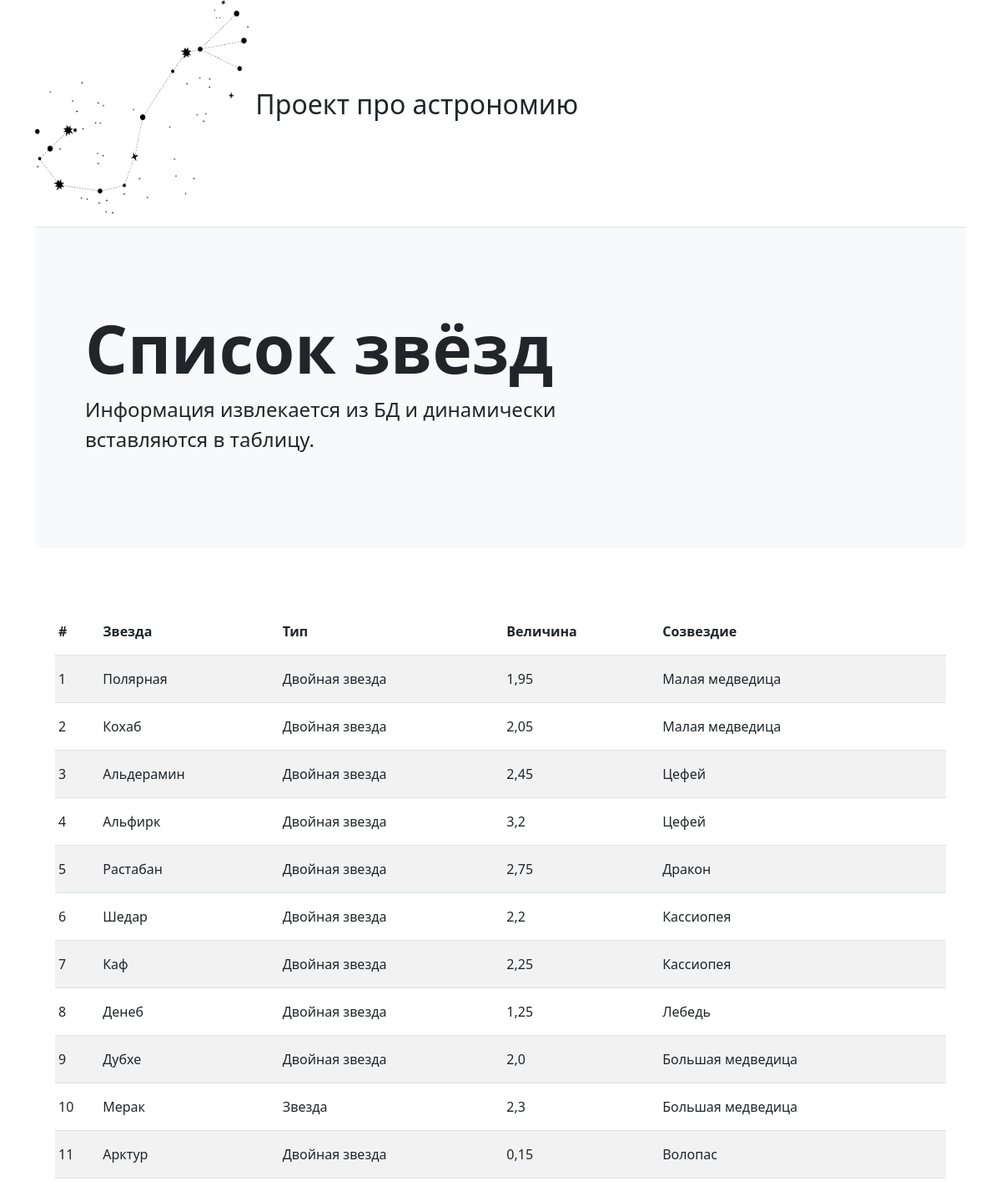
/terms-list, run on an earlier commit of the app's database.
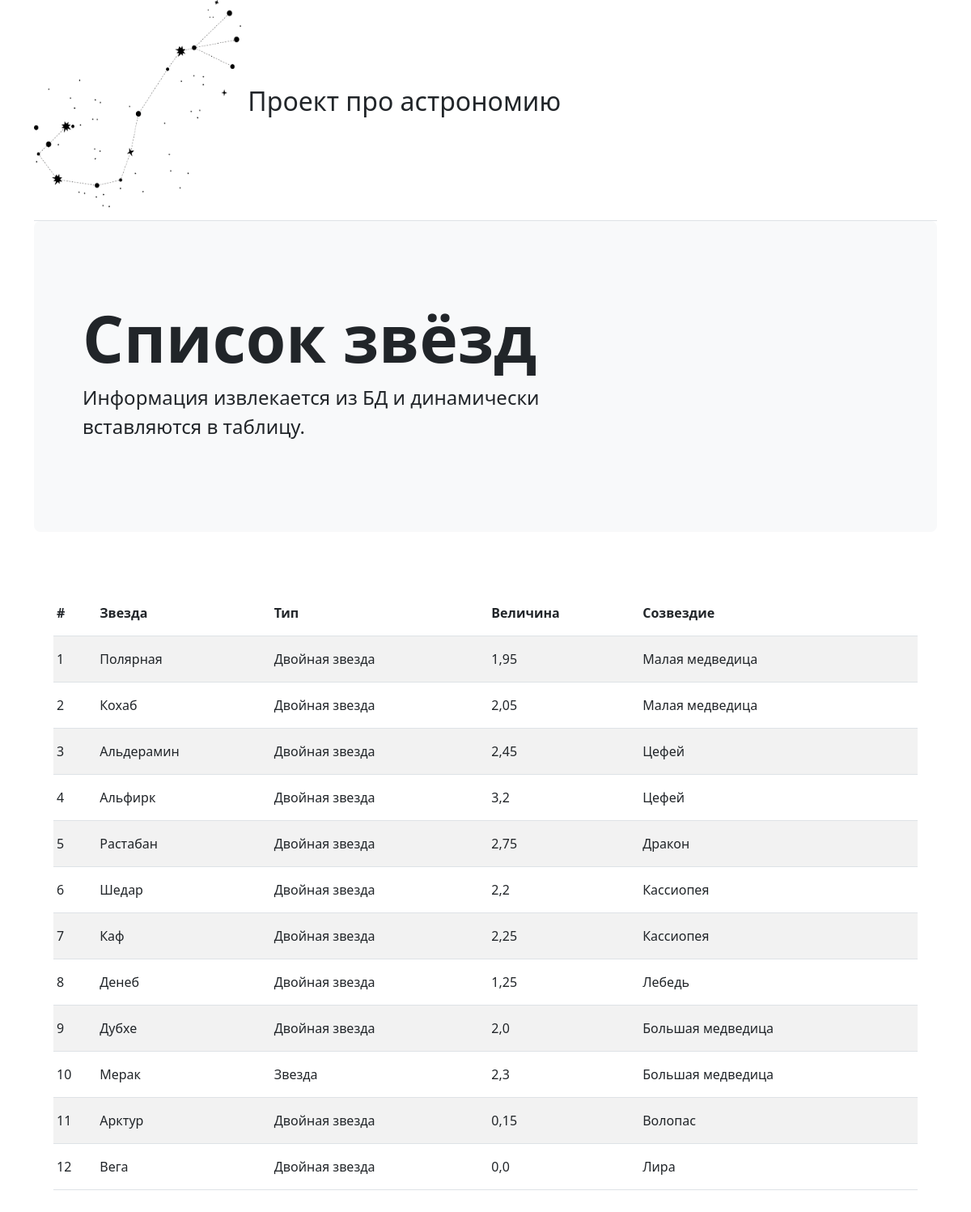
And on a later commit of the database.
### proj_astron/models.py (models this page shows)
class Star(models.Model):
    star = models.TextField(primary_key=True)
    type = models.TextField()
    magnitude = models.FloatField()
    constellation = models.TextField()
    class Meta:
        managed = False
        db_table = 'Stars'
    objects = models.Manager()

### proj_astron/views.py (the view)
# urls.py: path('terms-list', views.stars_list),
def stars_list(request):
    stars = db_stars.db_get_stars_for_table()
    return render(request, "stars_list.html", context={"stars": stars})

### proj_astron/db_stars.py (called while the page is built)
def db_get_stars_for_table():
    stars = []
    for i, item in enumerate(Star.objects.all()):
        stars.append([i + 1, item.star, item.type, item.magnitude, item.constellation])
    return stars

### templates/stars_list.html
{% extends "base_page.html" %}
{% block page-title %}
Список звёзд
{% endblock %}
{% block page-lead %}
Информация извлекается из БД и динамически вставляются в таблицу.
{% endblock %}
{% block content %}
<div class="container px-4 py-5" id="terms-table">
    <div class="table-responsive">
        <table class="table table-striped table-sm">
          <thead>
            <tr>
              <th scope="col" class="py-3">#</th>
              <th scope="col" class="py-3">Звезда</th>
              <th scope="col" class="py-3">Тип</th>
              <th scope="col" class="py-3">Величина</th>
              <th scope="col" class="py-3">Созвездие</th>
            </tr>
          </thead>
          <tbody>
            {% for cnt, star, type, magnitude, constellation in stars %}
            <tr>
                <td class="py-3">{{ cnt }}</td>
                <td class="py-3">{{ star }}</td>
                <td class="py-3">{{ type }}</td>
                <td class="py-3">{{ magnitude }}</td>
                <td class="py-3">{{ constellation }}</td>
            </tr>
            {% endfor %}
          </tbody>
        </table>
      </div>
</div>
{% endblock %}

What changed in the data, as far as the page shows it:
added Star: stars "Вега", stars "Двойная звезда", stars "0,0", stars "Лира"
Also different on the page:
new list line: "12"
